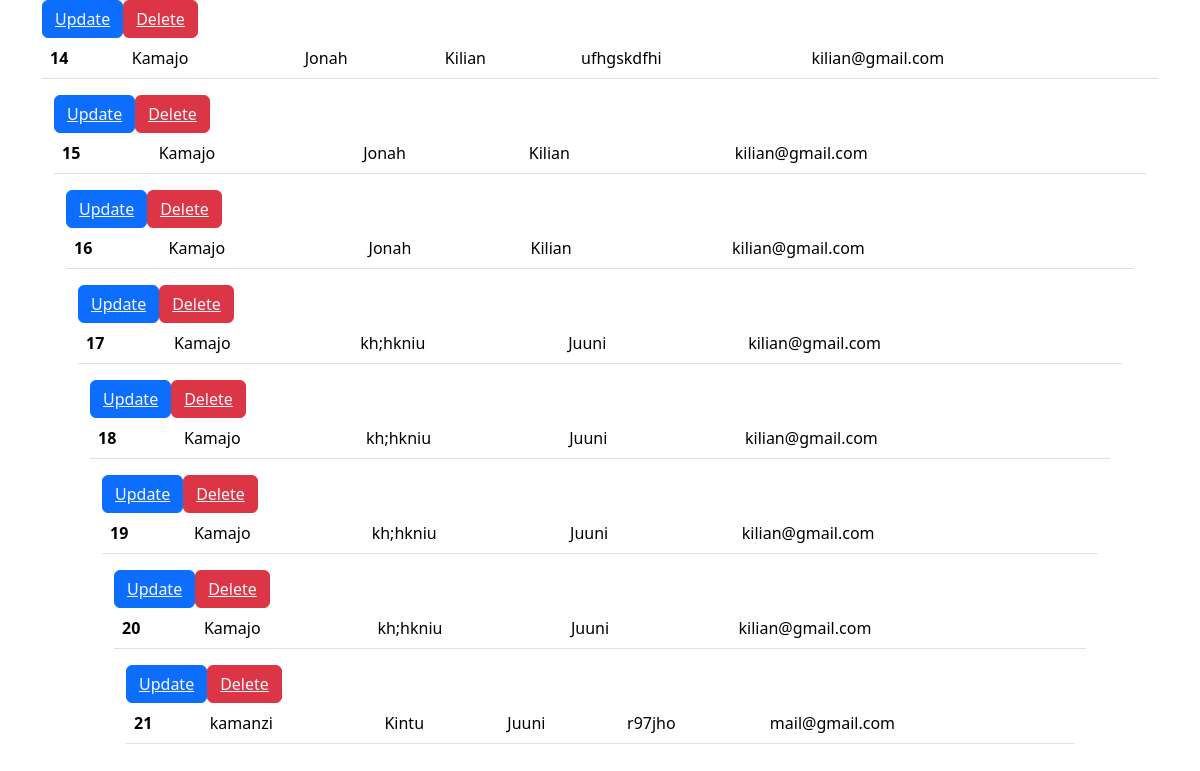
/fetchDbData.php, run on the app's committed database.
### tables this page shows
CREATE TABLE `clients` (
  `id` int(10) NOT NULL,
  `UserName` varchar(100) NOT NULL,
  `First_Name` varchar(100) NOT NULL,
  `Last_Name` varchar(100) NOT NULL,
  `Pwd` varchar(100) NOT NULL,
  `Email` varchar(100) NOT NULL,
  `Imag` blob NOT NULL
);

### fetchDbData.php (the view, shortened to what this page needs)
<!DOCTYPE html>
<html lang="en">
<head>
<link rel="stylesheet" href="bootstrap-5.3.2-dist/css/bootstrap.min.css">
<?php
require_once "dbConnection.php";
$query = "SELECT * FROM clients";
$result = mysqli_query($connect, $query);
if($result){
  while($row = mysqli_fetch_assoc($result)){
    $id = $row ['id'];
    $Uname = $row ['UserName'];
    $Fname = $row ['First_Name'];
    $Lname = $row ['Last_Name'];
    $pass = $row ['Pwd'];
    $mail = $row ['Email'];
 echo '<div class="container">';
echo '
    <table class="table table-hover">
    <tr>
    <th scope = "$row" >'.$id.' </th>
        <td>'.$Uname.'</td>
        <td>'.$Fname.'</td>
        <td>'.$Lname.'</td>
        <td>'.$pass.'</td>
        <td>'.$mail.'</td>
        <button class="btn btn-primary " > <a href="update.php?upda='.$id.'" class="text-light href">Update</a></button>
        <button class="btn btn-danger text-light"><a href="delete.php?del='.$id.'" class="text-light href">Delete</a></button>
        </tr>';
  echo'</table>';
  }
}
echo '</div>';
?>
</body>
</html>

### data on the page
clients: id "14", UserName "Kamajo", First_Name "Jonah", Last_Name "Kilian", Pwd "ufhgskdfhi", Email "kilian@gmail.com"
clients: id "15", UserName "Kamajo", First_Name "Jonah", Last_Name "Kilian", Email "kilian@gmail.com"
clients: id "16", UserName "Kamajo", First_Name "Jonah", Last_Name "Kilian", Email "kilian@gmail.com"
clients: id "17", UserName "Kamajo", First_Name "kh;hkniu", Last_Name "Juuni", Email "kilian@gmail.com"
clients: id "18", UserName "Kamajo", First_Name "kh;hkniu", Last_Name "Juuni", Email "kilian@gmail.com"
clients: id "19", UserName "Kamajo", First_Name "kh;hkniu", Last_Name "Juuni", Email "kilian@gmail.com"
clients: id "20", UserName "Kamajo", First_Name "kh;hkniu", Last_Name "Juuni", Email "kilian@gmail.com"
clients: id "21", UserName "kamanzi", First_Name "Kintu", Last_Name "Juuni", Pwd "r97jho", Email "mail@gmail.com"
